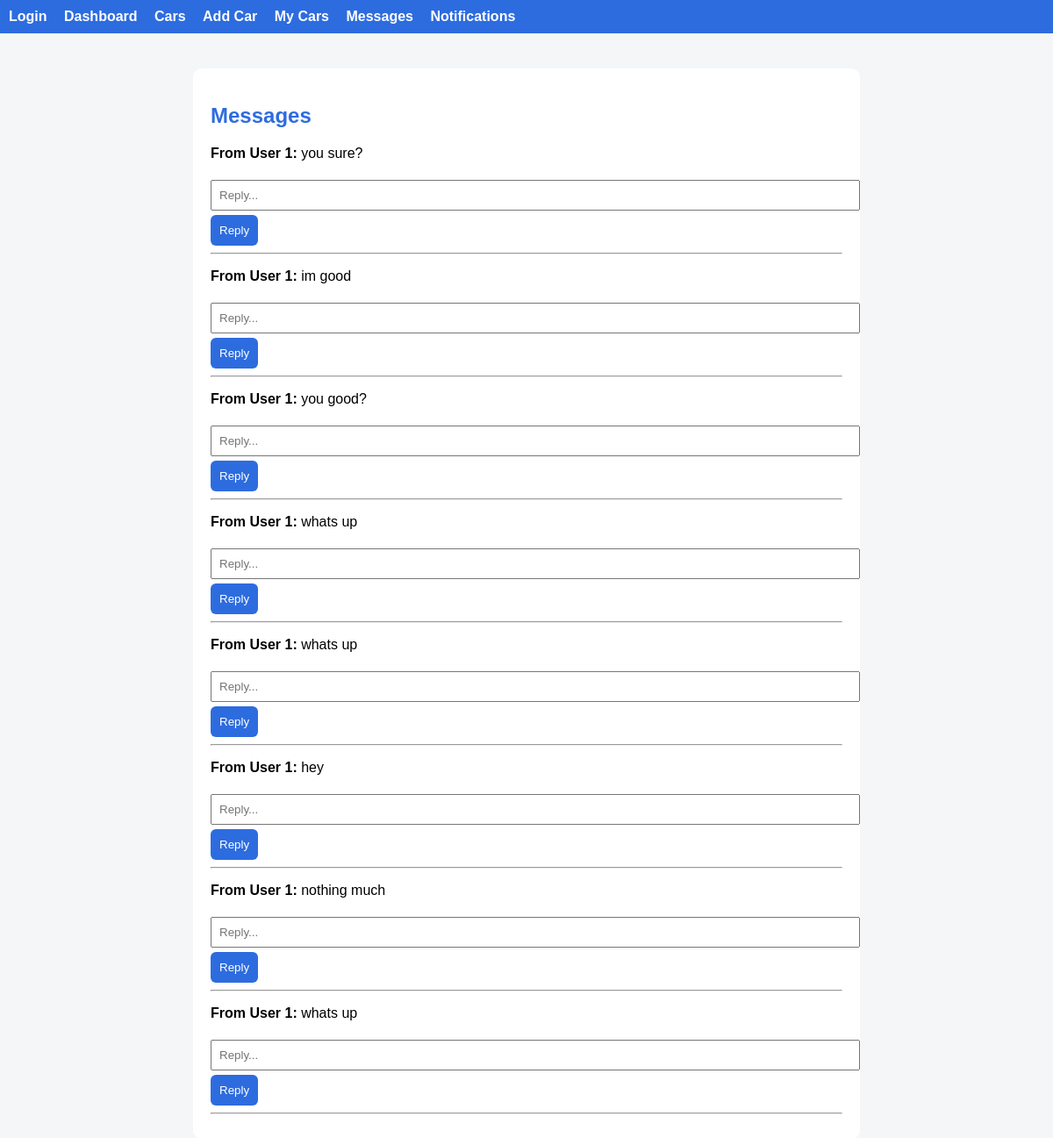
/messages (signed in), run on an earlier commit of the app's database.
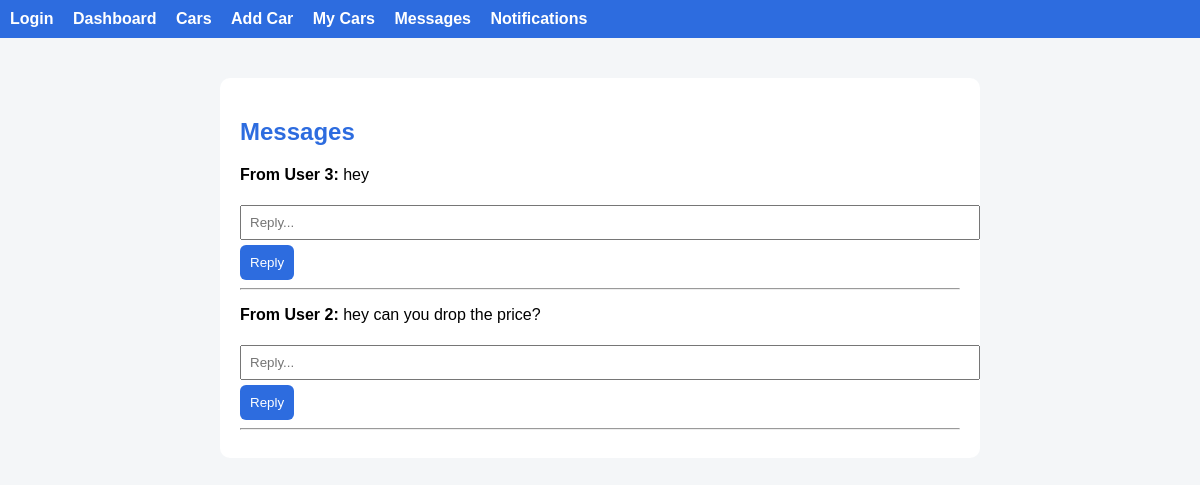
And on a later commit of the database.
### tables this page shows
CREATE TABLE notifications (
        id INTEGER PRIMARY KEY AUTOINCREMENT,
        user_id INTEGER,
        message TEXT,
        type TEXT
    );

### app.py (the view)
@app.route("/messages")
def messages_page():
    if "user_id" not in session:
        return redirect("/login")
    data = notifications.get(session["user_id"])
    return render_template("messages.html", messages=data)

### database.py (called while the page is built)
def get_db():
    conn = sqlite3.connect(DB_NAME)
    conn.row_factory = sqlite3.Row
    return conn

### notification_service.py (called while the page is built)
    def get(self, user_id):
        db = get_db()
        return db.execute("""
            SELECT * FROM notifications
            WHERE user_id=?
            ORDER BY id DESC
        """, (user_id,)).fetchall()

### templates/messages.html
{% extends "base.html" %}
{% block content %}
<h2>Messages</h2>
{% for n in messages %}
    {% if "FROM:" in n.message %}
        {% set parts = n.message.split("|") %}
        {% set sender = parts[0].replace("FROM:", "") %}
        {% set text = parts[1] %}
        <p><b>From User {{ sender }}:</b> {{ text }}</p>
        <form method="POST" action="/reply/{{ sender }}">
            <input name="text" placeholder="Reply..." required>
            <button type="submit">Reply</button>
        </form>
        <hr>
    {% endif %}
{% endfor %}
{% endblock %}

What changed in the data, as far as the page shows it:
removed notifications: user "1", text "you sure?"
removed notifications: user "1", text "im good"
removed notifications: user "1", text "you good?"
removed notifications: user "1", text "whats up"
removed notifications: user "1", text "whats up"
no longer on this page (row edited): notifications: user "1", text "hey"
no longer on this page (row edited): notifications: user "1", text "nothing much"
no longer on this page (row edited): notifications: user "1", text "whats up"
now on this page (row edited): notifications: sender "3", text "hey"
now on this page (row edited): notifications: sender "2", text "hey can you drop the price?"
